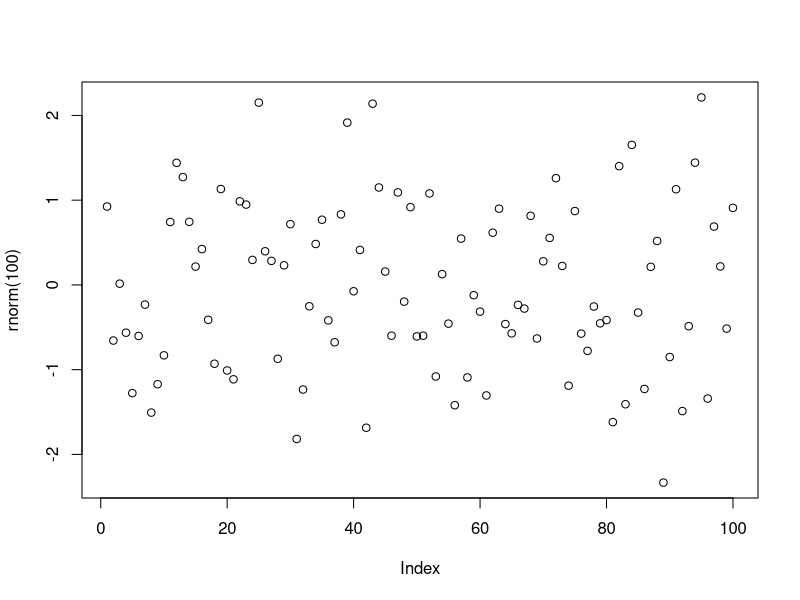
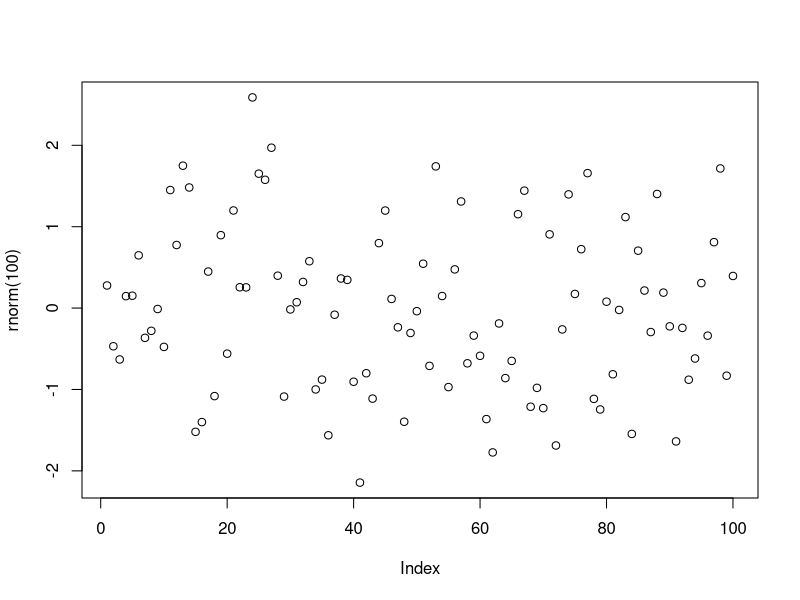
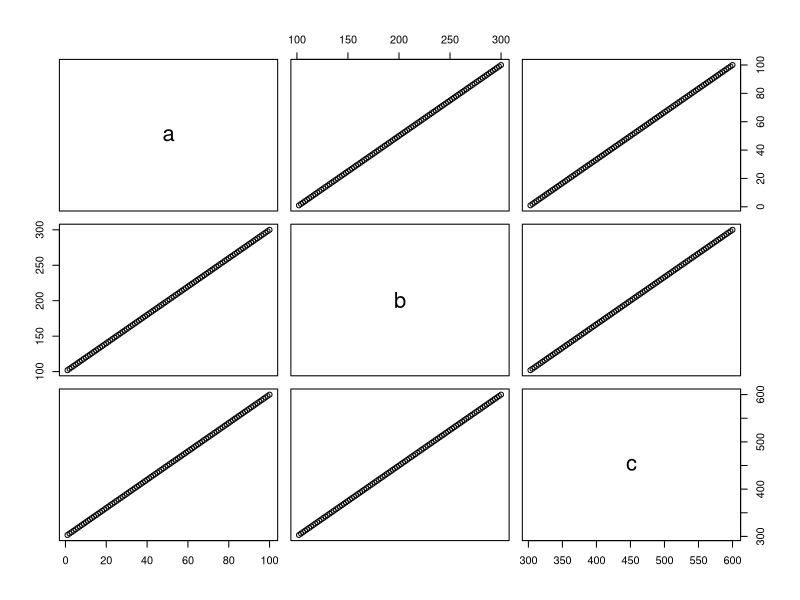
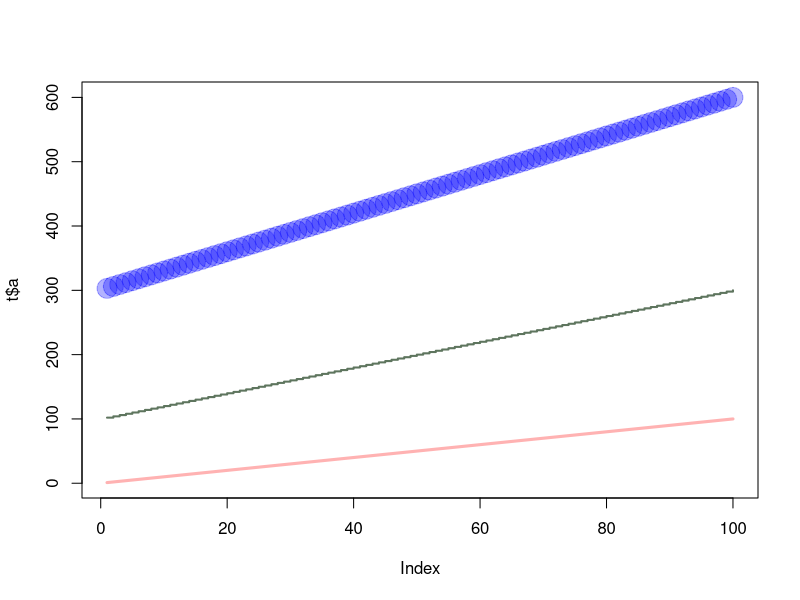

The R script that drew these images, in order:
## ---- chunk 1
plot(rnorm(100))
## ---- chunk 2
plot(rnorm(100))
## ---- chunk 3
x1=seq(from=1, to=100, by=1)
x2=seq(from=101, to=200, by=1)
x3=seq(from=201, to=300, by=1)
t= data.frame(a=x1,b=x1+x2,c=x1+x2+x3)
plot(t)
## ---- chunk 4
plot(t$a, type="l", ylim=range(t),lwd=3, col=rgb(1,0,0,0.3))
lines(t$b, type="s", lwd=2,col=rgb(0.3,0.4,0.3,0.9))
points(t$c, pch=20, cex=4,col=rgb(0,0,1,0.3))
